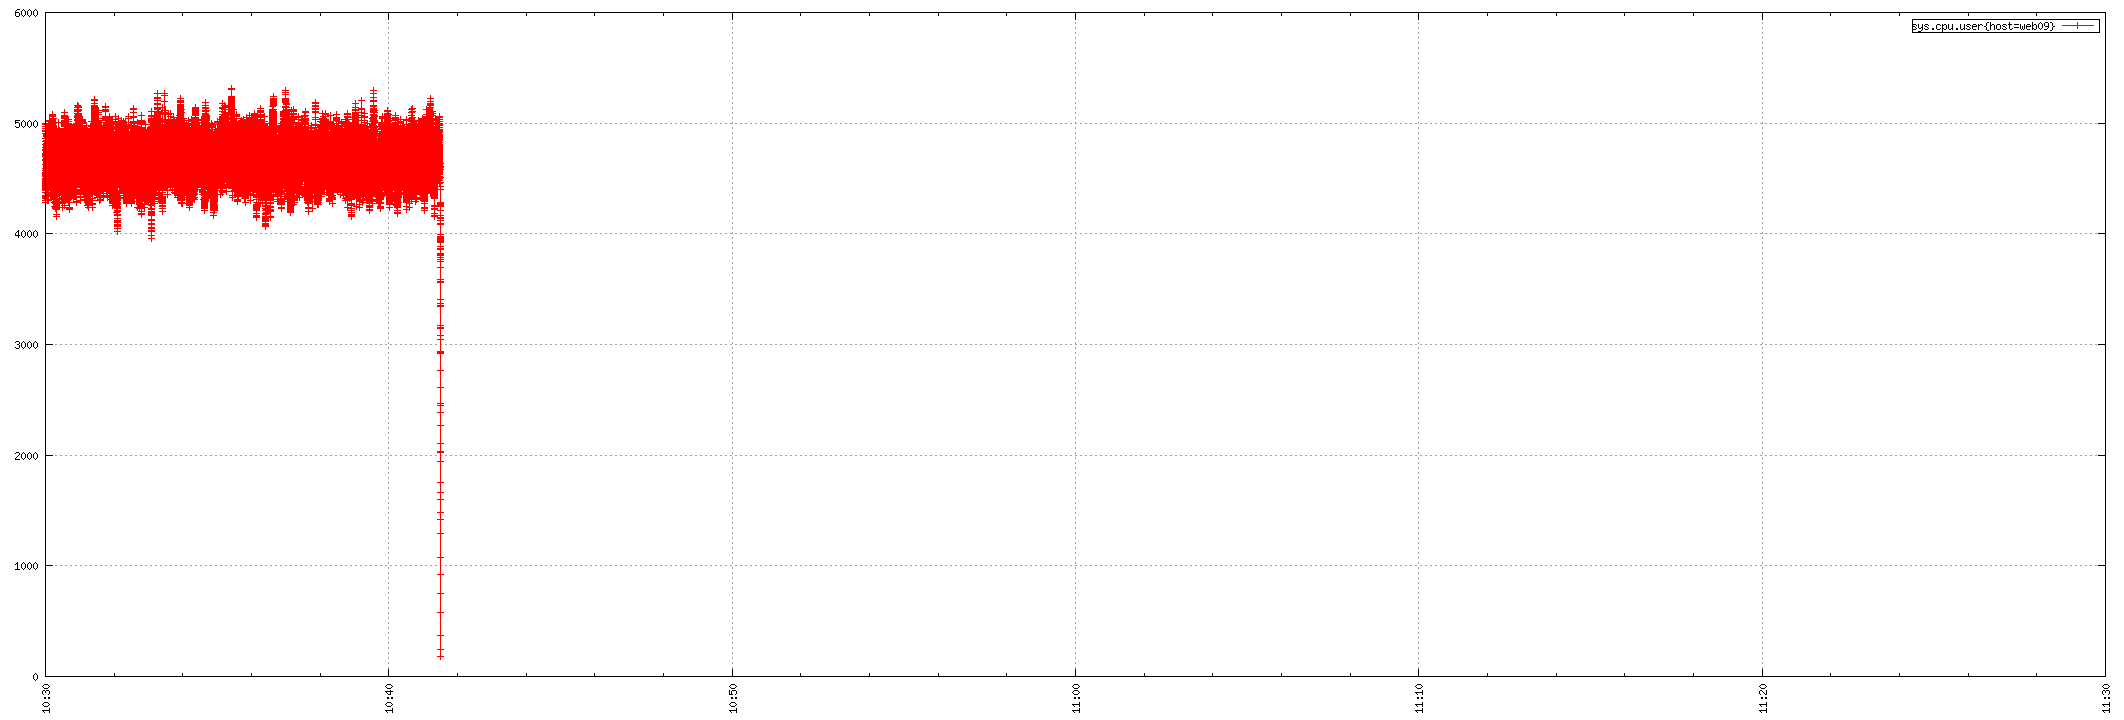

Here is the gnuplot script that generated this plot:
set term png small size 2124,720
set xdata time
set timefmt "%s"
if (GPVAL_VERSION < 4.6) set xtics rotate; else set xtics rotate right
set output "${TMPDIR-'tmp'}/tsd/39921024.png"
set xrange ["1673778600":"1673782200"]
set format x "%H:%M"
set grid
set style data linespoint
set key right box
set yrange [0:]
plot  "${TMPDIR-'tmp'}/tsd/39921024_0.dat" using 1:2 title "sys.cpu.user{host=web09}"
